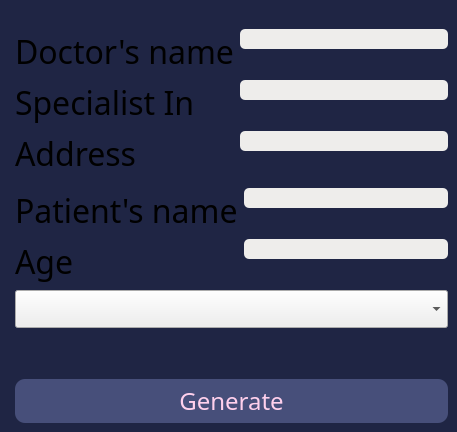
<?xml version="1.0" encoding="UTF-8"?>
<ui version="4.0">
 <class>MainWindow</class>
 <widget class="QMainWindow" name="MainWindow">
  <property name="geometry">
   <rect>
    <x>0</x>
    <y>0</y>
    <width>407</width>
    <height>408</height>
   </rect>
  </property>
  <property name="windowTitle">
   <string>Prescription Generator</string>
  </property>
  <property name="styleSheet">
   <string notr="true">QMainWindow{
  background-color: #1F2544;
}

QLineEdit{
  background-color: #EEEDEB; 
  color: #000000;
  padding: 2px; 
  border:none; 
  border-radius: 5px;
  width: 200px
}

QPushButton{
   background-color: #474F7A;
   border: none; 
   border-radius: 10px;
   padding: 5px; 
   color: #FFD0EC;
}

QPushButton:hover{
  background-color: #343a59
}

QComboBox::editable:!on { border: 4px black; border-style: dotted;}</string>
  </property>
  <widget class="QWidget" name="centralwidget">
   <layout class="QHBoxLayout" name="horizontalLayout" stretch="70,30">
    <item>
     <widget class="QPdfView" name="pdf_viewer" native="true"/>
    </item>
    <item>
     <layout class="QVBoxLayout" name="verticalLayout_2">
      <item>
       <layout class="QVBoxLayout" name="verticalLayout">
        <item>
         <widget class="CustomLabel" name="logo">
          <property name="text">
           <string/>
          </property>
          <property name="alignment">
           <set>Qt::AlignmentFlag::AlignCenter</set>
          </property>
         </widget>
        </item>
        <item>
         <layout class="QFormLayout" name="formLayout">
          <item row="0" column="0">
           <widget class="QLabel" name="doctors_name_label">
            <property name="font">
             <font>
              <family>Academy Engraved LET</family>
              <pointsize>24</pointsize>
             </font>
            </property>
            <property name="text">
             <string>Doctor's name</string>
            </property>
           </widget>
          </item>
          <item row="0" column="1">
           <widget class="QLineEdit" name="doctor_name_line"/>
          </item>
          <item row="1" column="0">
           <widget class="QLabel" name="specialist_label">
            <property name="font">
             <font>
              <family>Academy Engraved LET</family>
              <pointsize>24</pointsize>
             </font>
            </property>
            <property name="text">
             <string>Specialist In</string>
            </property>
           </widget>
          </item>
          <item row="1" column="1">
           <widget class="QLineEdit" name="specialist_line"/>
          </item>
          <item row="2" column="0">
           <widget class="QLabel" name="address_label">
            <property name="font">
             <font>
              <family>Academy Engraved LET</family>
              <pointsize>24</pointsize>
             </font>
            </property>
            <property name="text">
             <string>Address</string>
            </property>
           </widget>
          </item>
          <item row="2" column="1">
           <widget class="QLineEdit" name="address_line"/>
          </item>
          <item row="3" column="0">
           <spacer name="verticalSpacer">
            <property name="orientation">
             <enum>Qt::Orientation::Vertical</enum>
            </property>
            <property name="sizeHint" stdset="0">
             <size>
              <width>20</width>
              <height>40</height>
             </size>
            </property>
           </spacer>
          </item>
         </layout>
        </item>
       </layout>
      </item>
      <item>
       <layout class="QFormLayout" name="formLayout_4">
        <item row="0" column="0">
         <widget class="QLabel" name="patients_name_label">
          <property name="font">
           <font>
            <family>Academy Engraved LET</family>
            <pointsize>24</pointsize>
           </font>
          </property>
          <property name="text">
           <string>Patient's name</string>
          </property>
         </widget>
        </item>
        <item row="0" column="1">
         <widget class="QLineEdit" name="patients_name_line"/>
        </item>
        <item row="1" column="0">
         <widget class="QLabel" name="age_label">
          <property name="font">
           <font>
            <family>Academy Engraved LET</family>
            <pointsize>24</pointsize>
           </font>
          </property>
          <property name="text">
           <string>Age</string>
          </property>
         </widget>
        </item>
        <item row="1" column="1">
         <widget class="QLineEdit" name="age_line"/>
        </item>
        <item row="2" column="0" colspan="2">
         <widget class="QComboBox" name="gender_combo">
          <property name="font">
           <font>
            <family>Academy Engraved LET</family>
            <pointsize>16</pointsize>
           </font>
          </property>
          <property name="currentText">
           <string/>
          </property>
         </widget>
        </item>
        <item row="3" column="0">
         <spacer name="verticalSpacer_2">
          <property name="orientation">
           <enum>Qt::Orientation::Vertical</enum>
          </property>
          <property name="sizeHint" stdset="0">
           <size>
            <width>20</width>
            <height>40</height>
           </size>
          </property>
         </spacer>
        </item>
        <item row="4" column="0" colspan="2">
         <widget class="QLabel" name="date_label">
          <property name="font">
           <font>
            <family>Academy Engraved LET</family>
            <pointsize>18</pointsize>
           </font>
          </property>
          <property name="text">
           <string/>
          </property>
          <property name="alignment">
           <set>Qt::AlignmentFlag::AlignCenter</set>
          </property>
         </widget>
        </item>
       </layout>
      </item>
      <item>
       <widget class="QPushButton" name="generate_button">
        <property name="font">
         <font>
          <family>Academy Engraved LET</family>
          <pointsize>18</pointsize>
         </font>
        </property>
        <property name="text">
         <string>Generate</string>
        </property>
       </widget>
      </item>
     </layout>
    </item>
   </layout>
  </widget>
 </widget>
 <customwidgets>
  <customwidget>
   <class>CustomLabel</class>
   <extends>QLabel</extends>
   <header>customlabel.h</header>
  </customwidget>
  <customwidget>
   <class>QPdfView</class>
   <extends>QWidget</extends>
   <header>qpdfview.h</header>
   <container>1</container>
  </customwidget>
 </customwidgets>
 <resources/>
 <connections/>
</ui>
